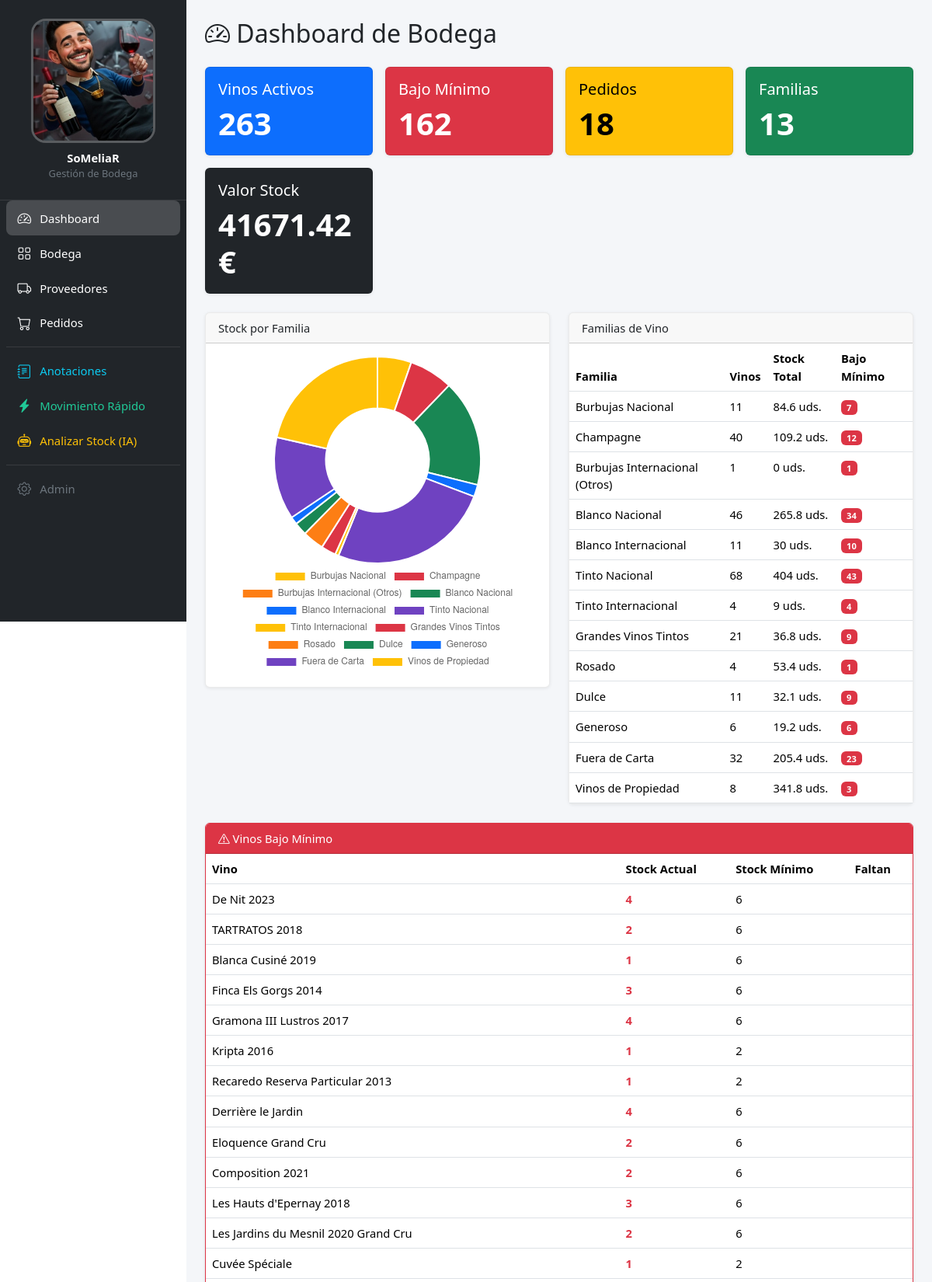
The page / (upper part) on the database its author committed.
### bodega/models.py (models this page shows, shortened)
class Vino(models.Model):
    class Familia(models.TextChoices):
        ESPUMOSO_NAC = "espumoso_nac", "Burbujas Nacional"
        CHAMPAGNE = "champagne", "Champagne"
        ESPUMOSO_INT = "espumoso_int", "Burbujas Internacional (Otros)"
        BLANCO_NAC = "blanco_nac", "Blanco Nacional"
        BLANCO_INT = "blanco_int", "Blanco Internacional"
        TINTO_NAC = "tinto_nac", "Tinto Nacional"
        TINTO_INT = "tinto_int", "Tinto Internacional"
        GRANDES_TINTOS = "grandes_tintos", "Grandes Vinos Tintos"
        ROSADO = "rosado", "Rosado"
        DULCE = "dulce", "Dulce"
        GENEROSO = "generoso", "Generoso"
        FUERA_CARTA = "fuera_carta", "Fuera de Carta"
        PROPIEDAD = "propiedad", "Vinos de Propiedad"
    nombre = models.CharField(max_length=200)
    bodega_nombre = models.CharField("bodega", max_length=200, blank=True)
    anada = models.PositiveIntegerField("añada", null=True, blank=True)
    familia = models.CharField(max_length=20, choices=Familia.choices)
    azucar = models.CharField(
        "tipo/azúcar", max_length=100, blank=True,
        help_text="Ej: Brut, Brut Nature, Extra Brut, Rosado..."
    )
    denominacion_origen = models.CharField(
        "denominación de origen", max_length=200, blank=True
    )
    variedades = models.CharField(
        "variedades de uva", max_length=300, blank=True
    )
    precio_coste = models.DecimalField(max_digits=8, decimal_places=2, default=0)
    precio_carta = models.DecimalField(max_digits=8, decimal_places=2, default=0)
    es_copa = models.BooleanField("se vende por copas", default=False)
    precio_copa = models.DecimalField(
        "precio copa en carta", max_digits=8, decimal_places=2, default=0
    )
    via_coupa = models.BooleanField(
        "se pide por Coupa", default=False,
        help_text="Si True, se pide por el sistema corporativo Meliá."
    )
    en_canitas = models.BooleanField("Cañitas", default=False)
    en_ene = models.BooleanField("EÑE", default=False)
    en_pool = models.BooleanField("Pool", default=False)
    notas = models.TextField(blank=True)
    activo = models.BooleanField(default=True, db_index=True)
    created = models.DateTimeField(auto_now_add=True)
    updated = models.DateTimeField(auto_now=True)
    class Meta:
        ordering = ["familia", "nombre"]
        verbose_name = "vino"
        verbose_name_plural = "vinos"
    def __str__(self):
        txt = self.nombre
        if self.anada:
            txt += f" {self.anada}"
        return txt

### core/views.py (the view)
# urls.py: path("", views.dashboard, name="dashboard"),
def dashboard(request):
    vinos = list(
        Vino.objects
        .filter(activo=True)
        .select_related("stock_config")
        .annotate(
            stock_anotado=Coalesce(
                Sum("movimientos__cantidad"),
                Value(Decimal("0")),
                output_field=DecimalField(),
            )
        )
    )
    familias = []
    for codigo, nombre in Vino.Familia.choices:
        vinos_familia = [v for v in vinos if v.familia == codigo]
        if not vinos_familia:
            continue
        stock_total = sum(v.stock_anotado for v in vinos_familia)
        bajo_minimo_count = sum(
            1 for v in vinos_familia
            if hasattr(v, "stock_config") and v.stock_anotado < v.stock_config.stock_minimo
        )
        familias.append({
            "codigo": codigo,
            "nombre": nombre,
            "count": len(vinos_familia),
            "stock_total": stock_total,
            "bajo_minimo": bajo_minimo_count,
        })
    alertas = []
    for v in vinos:
        try:
            if v.stock_anotado < v.stock_config.stock_minimo:
                alertas.append({
                    "vino": v,
                    "stock_actual": v.stock_anotado,
                    "stock_minimo": v.stock_config.stock_minimo,
                })
        except StockConfig.DoesNotExist:
            pass
    pedidos_pendientes = Pedido.objects.filter(
        estado__in=[Pedido.Estado.BORRADOR, Pedido.Estado.PENDIENTE]
    ).count()
    valor_inventario = sum(v.stock_anotado * v.precio_coste for v in vinos)
    chart_labels = [f["nombre"] for f in familias]
    chart_data = [float(f["stock_total"]) for f in familias]
    context = {
        "familias": familias,
        "alertas": alertas,
        "pedidos_pendientes": pedidos_pendientes,
        "chart_labels": chart_labels,
        "chart_data": chart_data,
        "total_vinos": len(vinos),
        "valor_inventario": valor_inventario,
    }
    return render(request, "dashboard.html", context)

### core/templatetags/fmt_filters.py (called while the page is built)
@register.filter(name="fmt_num")
def fmt_num(value):
    try:
        return f"{float(value):.2f}".rstrip("0").rstrip(".")
    except (TypeError, ValueError):
        return value

### templates/dashboard.html (shortened to what this page needs)
{% extends 'base.html' %}
{% load fmt_filters %}
{% block content %}
<h2 class="mb-4"><i class="bi bi-speedometer2"></i> Dashboard de Bodega</h2>
<div class="row g-3 mb-4">
    <div class="col-6 col-md-3">
        <div class="card text-bg-primary h-100">
            <div class="card-body">
                <h5 class="card-title">Vinos Activos</h5>
                <p class="display-6 mb-0">{{ total_vinos }}</p>
            </div>
        </div>
    </div>
    <div class="col-6 col-md-3">
        <div class="card text-bg-danger h-100">
            <div class="card-body">
                <h5 class="card-title">Bajo Mínimo</h5>
                <p class="display-6 mb-0">{{ alertas|length }}</p>
            </div>
        </div>
    </div>
    <div class="col-6 col-md-3">
        <div class="card text-bg-warning h-100">
            <div class="card-body">
                <h5 class="card-title">Pedidos</h5>
                <p class="display-6 mb-0">{{ pedidos_pendientes }}</p>
            </div>
        </div>
    </div>
    <div class="col-6 col-md-3">
        <div class="card text-bg-success h-100">
            <div class="card-body">
                <h5 class="card-title">Familias</h5>
                <p class="display-6 mb-0">{{ familias|length }}</p>
            </div>
        </div>
    </div>
    <div class="col-6 col-md-3">
        <div class="card text-bg-dark h-100">
            <div class="card-body">
                <h5 class="card-title">Valor Stock</h5>
                <p class="display-6 mb-0">{{ valor_inventario|fmt_num }}€</p>
            </div>
        </div>
    </div>
</div>
<div class="row">
    <div class="col-md-6 mb-4">
        <div class="card">
            <div class="card-header">Stock por Familia</div>
            <div class="card-body">
                <canvas id="stockChart"></canvas>
            </div>
        </div>
    </div>
    <div class="col-md-6 mb-4">
        <div class="card">
            <div class="card-header">Familias de Vino</div>
            <div class="card-body p-0">
                <table class="table table-hover mb-0">
                    <thead>
                        <tr>
                            <th>Familia</th>
                            <th>Vinos</th>
                            <th>Stock Total</th>
                            <th>Bajo Mínimo</th>
                        </tr>
                    </thead>
                    <tbody>
                        {% for f in familias %}
                        <tr>
                            <td>
                                <a href="{% url 'bodega:vino_list' %}?familia={{ f.codigo }}">
                                    {{ f.nombre }}
                                </a>
                            </td>
                            <td>{{ f.count }}</td>
                            <td>{{ f.stock_total|fmt_num }} uds.</td>
                            <td>
                                {% if f.bajo_minimo > 0 %}
                                <span class="badge bg-danger">{{ f.bajo_minimo }}</span>
                                {% else %}
                                <span class="badge bg-success">OK</span>
                                {% endif %}
                            </td>
                        </tr>
                        {% empty %}
                        <tr><td colspan="4" class="text-muted">No hay vinos registrados.</td></tr>
                        {% endfor %}
                    </tbody>
                </table>
            </div>
        </div>
    </div>
</div>
{% if alertas %}
<div class="card border-danger mb-4">
    <div class="card-header bg-danger text-white">
        <i class="bi bi-exclamation-triangle"></i> Vinos Bajo Mínimo
    </div>
    <div class="card-body p-0">
        <table class="table table-hover mb-0">
            <thead>
                <tr>
                    <th>Vino</th>
                    <th>Stock Actual</th>
                    <th>Stock Mínimo</th>
                    <th>Faltan</th>
                </tr>
            </thead>
            <tbody>
                {% for a in alertas %}
                <tr>
                    <td><a href="{% url 'bodega:vino_detail' a.vino.pk %}">{{ a.vino }}</a></td>
                    <td><strong class="text-danger">{{ a.stock_actual|fmt_num }}</strong></td>
                    <td>{{ a.stock_minimo }}</td>
                    <td>{{ a.stock_minimo|add:"-"|add:a.stock_actual }}</td>
                </tr>
                {% endfor %}
            </tbody>
        </table>
    </div>
</div>
{% endif %}
{% endblock %}
{% block extra_js %}
<script>
const ctx = document.getElementById('stockChart');
if (ctx) {
    new Chart(ctx, {
        type: 'doughnut',
        data: {
            labels: {{ chart_labels|safe }},
            datasets: [{
                data: {{ chart_data|safe }},
                backgroundColor: [
                    '#ffc107', '#dc3545', '#fd7e14', '#198754',
                    '#0d6efd', '#6f42c1'
                ],
            }]
        },
        options: {
            responsive: true,
            plugins: {
                legend: { position: 'bottom' }
            }
        }
    });
}
</script>
{% endblock %}

### static/css/layout.css (style rules this page uses)
:root { --sidebar-width: 270px; --topbar-height: 56px; --sidebar-bg: #212529; --sidebar-border: rgba(255, 255, 255, 0.1); --link-hover-bg: rgba(255, 255, 255, 0.1); --link-active-bg: rgba(255, 255, 255, 0.18); --link-success-hover: rgba(25, 135, 84, 0.18); --link-warning-hover: rgba(255, 193, 7, 0.18); }
body { font-size: 0.92rem; }
.card { box-shadow: 0 1px 4px rgba(0, 0, 0, 0.08); border-color: rgba(0, 0, 0, 0.08); }
.app-main a:not(.btn):not(.nav-link):not(.breadcrumb-item a) { color: inherit; text-decoration: none; }
.display-6 { font-weight: 600; }
.card-body.p-0 { overflow-x: auto; -webkit-overflow-scrolling: touch; }
@media (min-width: 992px) and (max-width: 1399.98px) { :root { --sidebar-width: 240px; } }

### rows shown on the page
Vino: vino "De Nit 2023", stock_actual|fmt_num "4", stock_minimo "6"
Vino: vino "TARTRATOS 2018", stock_actual|fmt_num "2", stock_minimo "6"
Vino: vino "Blanca Cusiné 2019", stock_actual|fmt_num "1", stock_minimo "6"
Vino: vino "Finca Els Gorgs 2014", stock_actual|fmt_num "3", stock_minimo "6"
Vino: vino "Gramona III Lustros 2017", stock_actual|fmt_num "4", stock_minimo "6"
Vino: vino "Kripta 2016", stock_actual|fmt_num "1", stock_minimo "2"
Vino: vino "Recaredo Reserva Particular 2013", stock_actual|fmt_num "1", stock_minimo "2"
Vino: vino "Derrière le Jardin", stock_actual|fmt_num "4", stock_minimo "6"
Vino: vino "Eloquence Grand Cru", stock_actual|fmt_num "2", stock_minimo "6"
Vino: vino "Composition 2021", stock_actual|fmt_num "2", stock_minimo "6"
Vino: vino "Les Hauts d'Epernay 2018", stock_actual|fmt_num "3", stock_minimo "6"
Vino: vino "Les Jardins du Mesnil 2020 Grand Cru", stock_actual|fmt_num "2", stock_minimo "6"
Vino: vino "Cuvée Spéciale", stock_actual|fmt_num "1", stock_minimo "2"

### other values the page prints
{{ total_vinos }} "263"
{{ alertas|length }} "162"
{{ pedidos_pendientes }} "18"
{{ familias|length }} "13"
{{ valor_inventario|fmt_num }} "41671.42"
{{ f.nombre }} "Burbujas Nacional" "Champagne" "Burbujas Internacional (Otros)" "Blanco Nacional" "Blanco Internacional" "Tinto Nacional" "Tinto Internacional" "Grandes Vinos Tintos" "Rosado" "Dulce" "Generoso" "Fuera de Carta" "Vinos de Propiedad"
{{ f.count }} "11" "40" "1" "46" "11" "68" "4" "21" "4" "11" "6" "32" "8"
{{ f.stock_total|fmt_num }} "84.6" "109.2" "0" "265.8" "30" "404" "9" "36.8" "53.4" "32.1" "19.2" "205.4" "341.8"
{{ f.bajo_minimo }} "7" "12" "1" "34" "10" "43" "4" "9" "1" "9" "6" "23" "3"
chart data {{ chart_data|safe }} [84.6, 109.2, 0.0, 265.8, 30.0, 404.0, 9.0, 36.8, 53.4, 32.1, 19.2, 205.4, 341.8]
